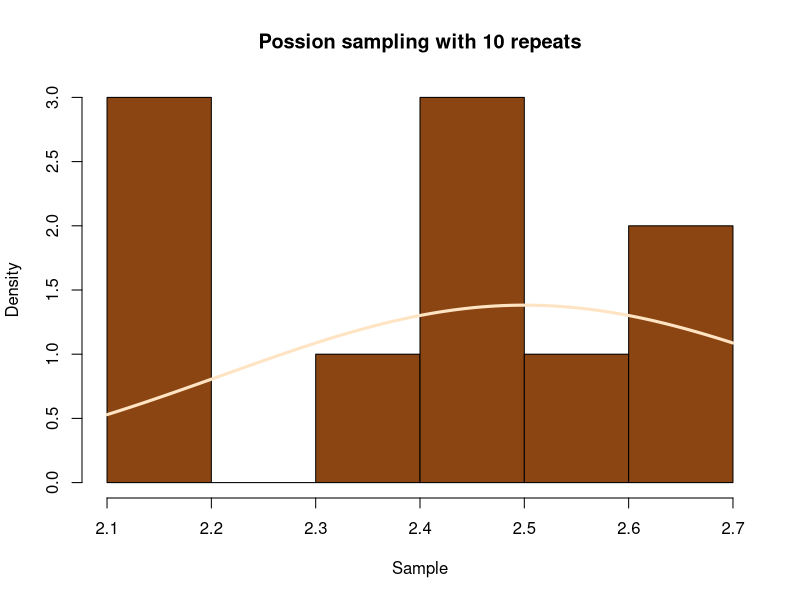
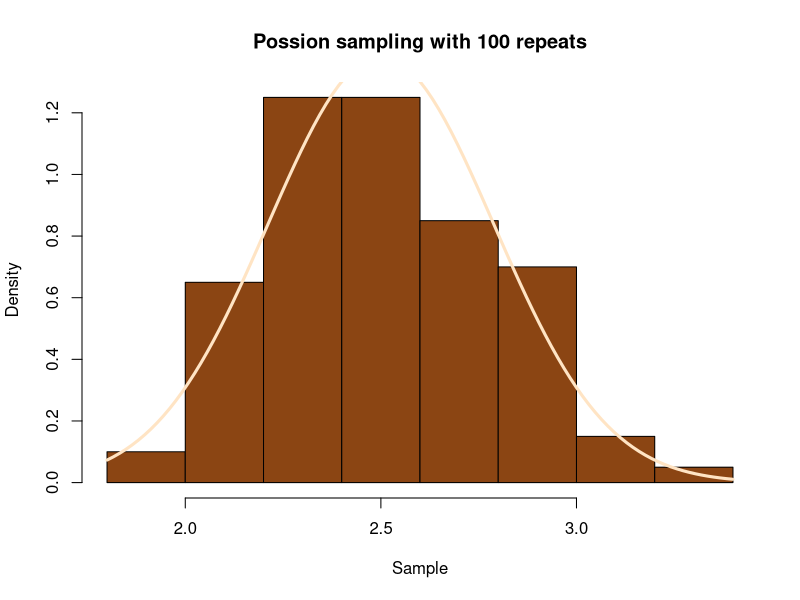
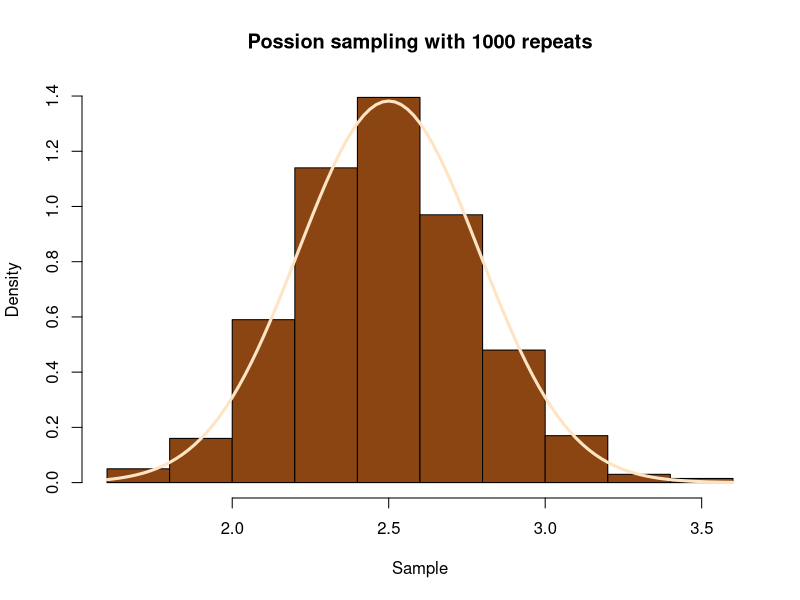

Reproduce these figures in R, in order.
repeats <- c(10,100,1000)
for (i in repeats) 
{
  file_name <- paste("Poison", i, "repeats")
  jpeg(file_name)
  Sample <- c()
  for (j in 1:i)
  {
    Xpoi <- rpois(30,lambda = 2.5)
    Sample <- c(Sample,mean(Xpoi))
  }
  hist(Sample,main = paste("Possion sampling with",i,"repeats"),col = "chocolate4",prob = TRUE)
  curve(dnorm(x,mean = 2.5,sd = sqrt(2.5/30)),lwd = 3, col = "bisque",add = TRUE)
  Sys.sleep(3)
  flush.console()
}

